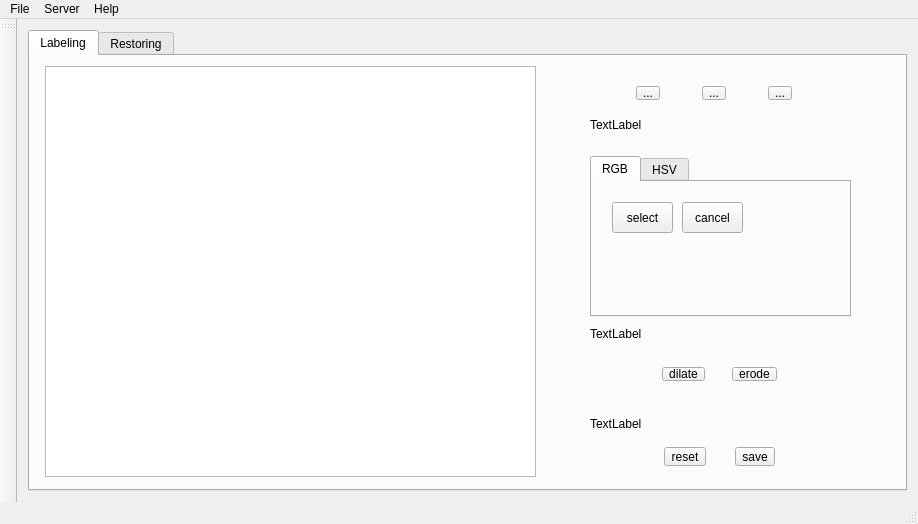
<?xml version="1.0" encoding="UTF-8"?>
<ui version="4.0">
 <class>oldPhotoRestorationClass</class>
 <widget class="QMainWindow" name="oldPhotoRestorationClass">
  <property name="geometry">
   <rect>
    <x>0</x>
    <y>0</y>
    <width>918</width>
    <height>524</height>
   </rect>
  </property>
  <property name="windowTitle">
   <string>oldPhotoRestoration</string>
  </property>
  <widget class="QWidget" name="centralWidget">
   <layout class="QVBoxLayout" name="verticalLayout">
    <item>
     <widget class="QTabWidget" name="tabWidget">
      <property name="cursor">
       <cursorShape>ArrowCursor</cursorShape>
      </property>
      <property name="currentIndex">
       <number>0</number>
      </property>
      <widget class="QWidget" name="tab">
       <property name="cursor">
        <cursorShape>ArrowCursor</cursorShape>
       </property>
       <attribute name="title">
        <string>Labeling</string>
       </attribute>
       <widget class="QWidget" name="widget_2" native="true">
        <property name="geometry">
         <rect>
          <x>540</x>
          <y>10</y>
          <width>291</width>
          <height>421</height>
         </rect>
        </property>
        <widget class="QWidget" name="widget_3" native="true">
         <property name="geometry">
          <rect>
           <x>19</x>
           <y>9</y>
           <width>251</width>
           <height>36</height>
          </rect>
         </property>
         <layout class="QHBoxLayout" name="horizontalLayout_2">
          <item>
           <widget class="QToolButton" name="btnBack">
            <property name="text">
             <string>...</string>
            </property>
           </widget>
          </item>
          <item>
           <widget class="QToolButton" name="btnRedo">
            <property name="text">
             <string>...</string>
            </property>
           </widget>
          </item>
          <item>
           <widget class="QToolButton" name="btnCompare">
            <property name="text">
             <string>...</string>
            </property>
           </widget>
          </item>
         </layout>
        </widget>
        <widget class="QTabWidget" name="tabColorSpace">
         <property name="geometry">
          <rect>
           <x>20</x>
           <y>90</y>
           <width>261</width>
           <height>161</height>
          </rect>
         </property>
         <property name="currentIndex">
          <number>0</number>
         </property>
         <widget class="QWidget" name="tabRGB">
          <attribute name="title">
           <string>RGB</string>
          </attribute>
          <widget class="QToolButton" name="btnSelectRGB">
           <property name="geometry">
            <rect>
             <x>20</x>
             <y>20</y>
             <width>61</width>
             <height>31</height>
            </rect>
           </property>
           <property name="text">
            <string>select</string>
           </property>
          </widget>
          <widget class="QToolButton" name="btnCancelRGB">
           <property name="geometry">
            <rect>
             <x>90</x>
             <y>20</y>
             <width>61</width>
             <height>31</height>
            </rect>
           </property>
           <property name="text">
            <string>cancel</string>
           </property>
          </widget>
         </widget>
         <widget class="QWidget" name="tabHSV">
          <attribute name="title">
           <string>HSV</string>
          </attribute>
          <widget class="QWidget" name="widget_6" native="true">
           <property name="geometry">
            <rect>
             <x>10</x>
             <y>10</y>
             <width>231</width>
             <height>40</height>
            </rect>
           </property>
           <layout class="QHBoxLayout" name="horizontalLayout_4">
            <item>
             <widget class="QSpinBox" name="spinBox"/>
            </item>
            <item>
             <widget class="QSlider" name="hsvSlider">
              <property name="orientation">
               <enum>Qt::Horizontal</enum>
              </property>
             </widget>
            </item>
           </layout>
          </widget>
          <widget class="QWidget" name="widget_7" native="true">
           <property name="geometry">
            <rect>
             <x>10</x>
             <y>60</y>
             <width>231</width>
             <height>61</height>
            </rect>
           </property>
           <widget class="QToolButton" name="btnSelectHSV">
            <property name="geometry">
             <rect>
              <x>40</x>
              <y>10</y>
              <width>71</width>
              <height>31</height>
             </rect>
            </property>
            <property name="text">
             <string>select</string>
            </property>
           </widget>
           <widget class="QToolButton" name="btnCancelHsv">
            <property name="geometry">
             <rect>
              <x>130</x>
              <y>10</y>
              <width>71</width>
              <height>31</height>
             </rect>
            </property>
            <property name="text">
             <string>cancel</string>
            </property>
           </widget>
          </widget>
         </widget>
        </widget>
        <widget class="QLabel" name="label_2">
         <property name="geometry">
          <rect>
           <x>20</x>
           <y>51</y>
           <width>54</width>
           <height>16</height>
          </rect>
         </property>
         <property name="text">
          <string>TextLabel</string>
         </property>
        </widget>
        <widget class="QLabel" name="label_3">
         <property name="geometry">
          <rect>
           <x>20</x>
           <y>260</y>
           <width>54</width>
           <height>16</height>
          </rect>
         </property>
         <property name="text">
          <string>TextLabel</string>
         </property>
        </widget>
        <widget class="QWidget" name="widget_4" native="true">
         <property name="geometry">
          <rect>
           <x>60</x>
           <y>290</y>
           <width>181</width>
           <height>36</height>
          </rect>
         </property>
         <layout class="QHBoxLayout" name="horizontalLayout_3">
          <item>
           <widget class="QToolButton" name="btnDilate">
            <property name="text">
             <string>dilate</string>
            </property>
           </widget>
          </item>
          <item>
           <widget class="QToolButton" name="btnErode">
            <property name="text">
             <string>erode</string>
            </property>
           </widget>
          </item>
         </layout>
        </widget>
        <widget class="QLabel" name="label_4">
         <property name="geometry">
          <rect>
           <x>20</x>
           <y>350</y>
           <width>54</width>
           <height>16</height>
          </rect>
         </property>
         <property name="text">
          <string>TextLabel</string>
         </property>
        </widget>
        <widget class="QWidget" name="widget_5" native="true">
         <property name="geometry">
          <rect>
           <x>60</x>
           <y>370</y>
           <width>181</width>
           <height>41</height>
          </rect>
         </property>
         <layout class="QHBoxLayout" name="horizontalLayout">
          <item>
           <widget class="QToolButton" name="btnReset">
            <property name="text">
             <string>reset</string>
            </property>
           </widget>
          </item>
          <item>
           <widget class="QToolButton" name="btnSave">
            <property name="text">
             <string>save</string>
            </property>
           </widget>
          </item>
         </layout>
        </widget>
       </widget>
       <widget class="QGraphicsView" name="labelingGraphicView">
        <property name="geometry">
         <rect>
          <x>15</x>
          <y>10</y>
          <width>491</width>
          <height>411</height>
         </rect>
        </property>
       </widget>
      </widget>
      <widget class="QWidget" name="tab_2">
       <attribute name="title">
        <string>Restoring</string>
       </attribute>
      </widget>
     </widget>
    </item>
   </layout>
  </widget>
  <widget class="QMenuBar" name="menuBar">
   <property name="geometry">
    <rect>
     <x>0</x>
     <y>0</y>
     <width>918</width>
     <height>23</height>
    </rect>
   </property>
   <widget class="QMenu" name="menuFile">
    <property name="title">
     <string>File</string>
    </property>
    <addaction name="actionSelectRootPath"/>
    <addaction name="actionSave"/>
    <addaction name="separator"/>
    <addaction name="actionUserConfig"/>
   </widget>
   <widget class="QMenu" name="menuServer">
    <property name="title">
     <string>Server</string>
    </property>
    <addaction name="actionSelectServer"/>
   </widget>
   <widget class="QMenu" name="menuHelp">
    <property name="title">
     <string>Help</string>
    </property>
   </widget>
   <addaction name="menuFile"/>
   <addaction name="menuServer"/>
   <addaction name="menuHelp"/>
  </widget>
  <widget class="QStatusBar" name="statusBar"/>
  <widget class="QToolBar" name="toolBar_2">
   <property name="windowTitle">
    <string>toolBar_2</string>
   </property>
   <property name="movable">
    <bool>true</bool>
   </property>
   <attribute name="toolBarArea">
    <enum>LeftToolBarArea</enum>
   </attribute>
   <attribute name="toolBarBreak">
    <bool>false</bool>
   </attribute>
  </widget>
  <action name="actionSelectRootPath">
   <property name="text">
    <string>Files</string>
   </property>
   <property name="toolTip">
    <string>Select root path for images</string>
   </property>
  </action>
  <action name="actionSave">
   <property name="text">
    <string>Save</string>
   </property>
   <property name="toolTip">
    <string>save the processed image</string>
   </property>
  </action>
  <action name="actionStorage">
   <property name="text">
    <string>storage</string>
   </property>
  </action>
  <action name="actionSelectServer">
   <property name="text">
    <string>Select</string>
   </property>
  </action>
  <action name="actionUserConfig">
   <property name="text">
    <string>User Config</string>
   </property>
   <property name="toolTip">
    <string>Set up user config</string>
   </property>
  </action>
 </widget>
 <layoutdefault spacing="6" margin="11"/>
 <resources>
  <include location="oldPhotoRestoration.qrc"/>
 </resources>
 <connections/>
</ui>
